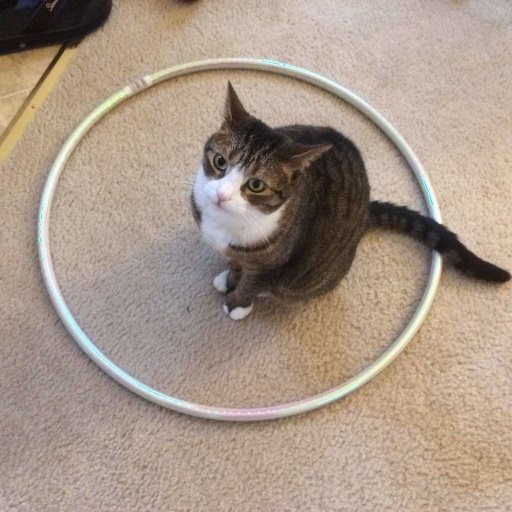
#> input picture images/cat.jpg, 512 x 512 px, found by its file name
$ python 1_a.py
#> lines starting #> are read from the running program, lines starting #| are printed output that depends on the picture
import cv2
import matplotlib.pyplot as plt
import numpy as np


def downsample(image, factor=2):
	x_px = image.shape[0] // factor
	y_px = image.shape[1] // factor

	res_img = np.zeros(shape=(x_px, y_px))

	for i in range(x_px):
		for j in range(y_px):
			# res_img[i, j] = np.mean(image[i*factor: (i+1)*factor, j*factor: (j+1)*factor])
			res_img[i, j] = image[i*factor: (i+1)*factor, j*factor: (j+1)*factor][0][0]

	return res_img


if __name__ == '__main__':
	image = cv2.imread('cat.jpg', cv2.IMREAD_GRAYSCALE)
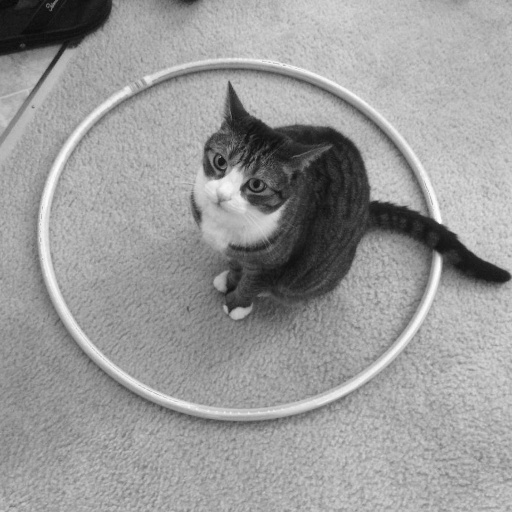
#> image: shape (512, 512); min 9, max 255, mean 154

	result1 = downsample(image, factor=2)
#> after the loop in downsample, `for i in range(x_px):`:
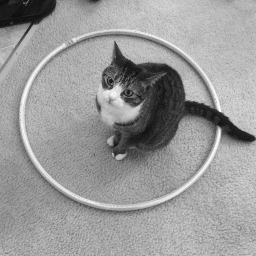
#> res_img: shape (256, 256) float64; min 11, max 254, mean 153.9
	result2 = downsample(image, factor=4)
#> call 2 of downsample, with factor = 4
#> after the loop in downsample (call 2), `for i in range(x_px):`:
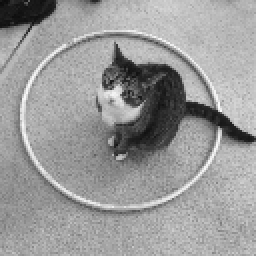
#> res_img: shape (128, 128) float64 (shown 2 times larger); min 11, max 253, mean 153.7
	result3 = downsample(image, factor=64)

	plt.subplot(2,2,1)
	plt.imshow(image, cmap='gray')
	plt.title('Original Image')
	plt.axis('off')
	plt.subplot(2,2,2)
	plt.imshow(result1, cmap='gray')
	plt.title('Spatial Resolution 1/2')
	plt.axis('off')
	plt.subplot(2,2,3)
	plt.imshow(result2, cmap='gray')
	plt.title('Spatial Resolution 1/4')
	plt.axis('off')
	plt.subplot(2,2,4)
	plt.imshow(result3, cmap='gray')
	plt.title('Spatial Resolution 1/8')
	plt.axis('off')
	plt.show()
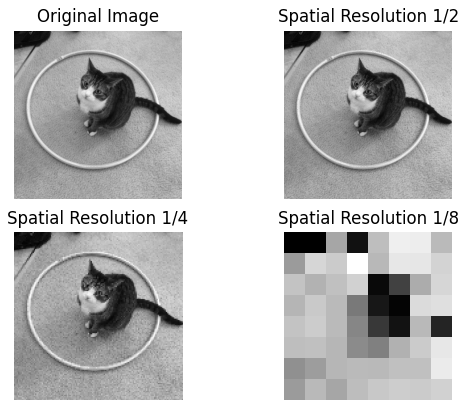
#> figure drawn by matplotlib, 4 panels
